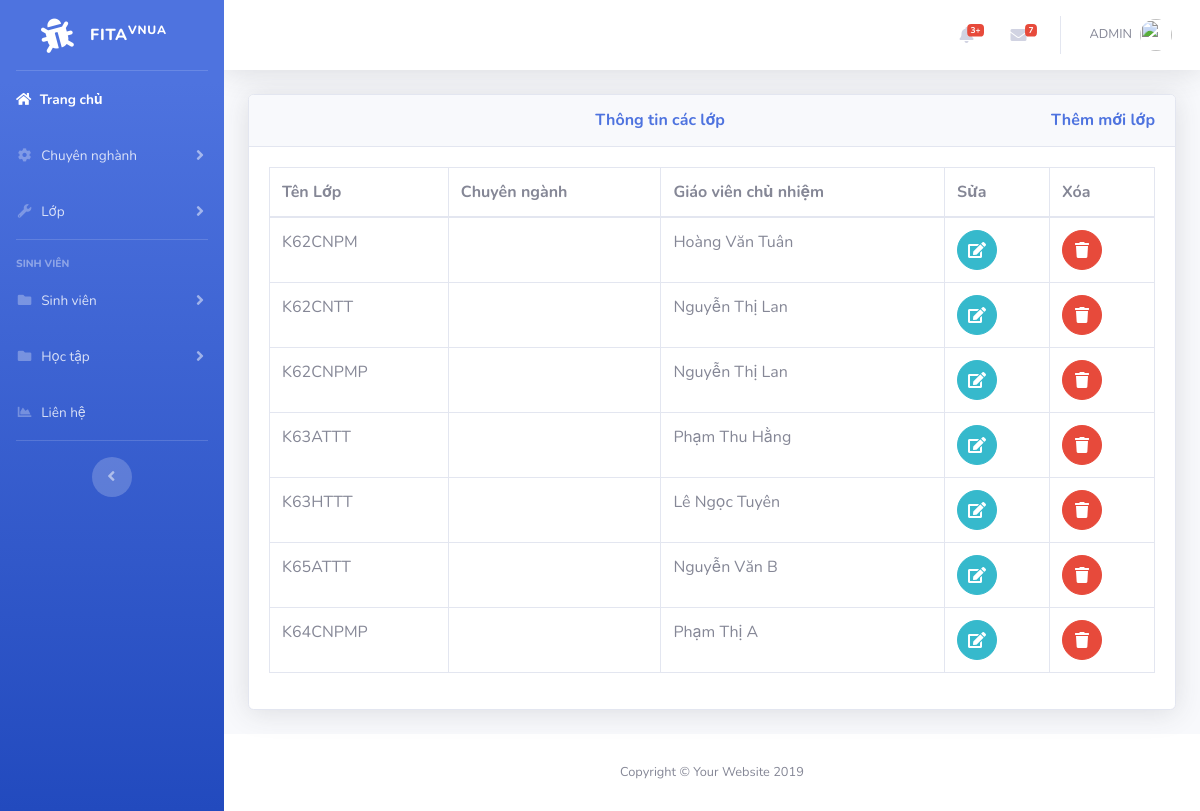
Screenshot of /class.php with the database file from the repository.
### tables this page shows
CREATE TABLE `class` (
  `id` int(11) NOT NULL,
  `tenlop` varchar(50) NOT NULL,
  `id_cn` int(11) NOT NULL,
  `gvcn` varchar(50) NOT NULL
);

### class.php (the view, shortened to what this page needs)
<?php
include('includes/header.php');
include('includes/navbar.php');
include('includes/connect.php');
?>
<div class="container-fluid">
<div class="card shadow mb-4">
  <div class="card-header py-3">
    <h6 class="m-0 font-weight-bold text-primary">Thông tin các lớp
            <a style="float:right" href="add_class.php">
              Thêm mới lớp
            </a>
    </h6>
  </div>
  <div class="card-body">
  <div class="table-responsive">
<?php
$query="SELECT * FROM class";
$query_run=mysqli_query($connect,$query);
 ?>
      <table class="table table-bordered" id="dataTable" width="100%" cellspacing="0">
        <thead>
          <tr>
            <th>Tên Lớp</th>
            <th>Chuyên ngành</th>
            <th>Giáo viên chủ nhiệm</th>
            <th>Sửa</th>
            <th>Xóa</th>
          </tr>
        </thead>
        <tbody>
          <?php
              if(mysqli_num_rows($query_run)>0)
              {
                while($row=mysqli_fetch_assoc($query_run))
                {
                  ?>
                      <tr>
                        <td><?php echo $row['tenlop']; ?></td>
                        <td><?php echo $row['ten_cn']; ?></td>
                        <td><?php echo $row['gvcn']; ?></td>
                        <td>
                            <form action="edit_class.php" method="post">
                                <button  type="submit" name="edit_class" class="btn btn-info btn-circle"><i class="fa fa-edit edit"></i></button>
                            </form>
                        </td>
                        <td>
                            <form action="code.php" method="post">
                              <button onclick="return confirm('Bạn có muốn xóa lớp')" href="code.php?id=<?php echo $row['tenlop'];?>" type="submit" name="delete_class" class="btn btn-danger btn-circle"><i class="fas fa-trash"></i></button>
                            </form>
                        </td>
                      </tr>
                  <?php
                }
              }
              else
              {
                echo "Not found";
              }
           ?>
        </tbody>
      </table>
    </div>
  </div>
</div>
</div>
<?php
include('includes/footer.php');
?>

### rows the page displays
class: tenlop "K62CNPM", gvcn "Hoàng Văn Tuân"
class: tenlop "K62CNTT", gvcn "Nguyễn Thị Lan"
class: tenlop "K62CNPMP", gvcn "Nguyễn Thị Lan"
class: tenlop "K63ATTT", gvcn "Phạm Thu Hằng"
class: tenlop "K63HTTT", gvcn "Lê Ngọc Tuyên"
class: tenlop "K65ATTT", gvcn "Nguyễn Văn B"
class: tenlop "K64CNPMP", gvcn "Phạm Thị A"
